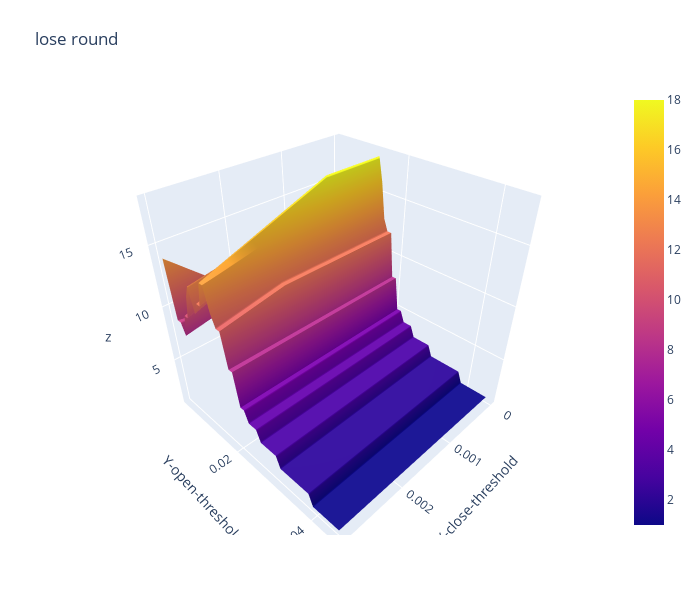

Notebook code for this chart:
### Code cell
import plotly.graph_objects as go

x_data = df_lose_round.columns.to_list() # close threshold

y_data = df_lose_round.index.to_list() # open threshold

z_data = df_lose_round.copy(deep=True) # win rate

fig = go.Figure(data=[go.Surface(z=z_data.values,x=x_data,y=y_data)])

fig.update_layout(title="lose round", # 标题
                  autosize=False,  # 尺度自动缩放
                  width=700,  # 长宽
                  height=600,
                  margin=dict(l=65,r=50,b=65,t=90),  # 4个位置的距离
                  scene=dict(xaxis_title='X-close-threshold',yaxis_title='Y-open-threshold')
                )

fig.show()

### Figure 1 — Plotly figure (JSON) as saved in the notebook; plotly's stock layout.template omitted (floating-point values rounded to 4 significant figures; data arrays with more than 128 entries replaced by an {"elided": "..."} marker saying what was removed)
{"data": [{"type": "surface", "x": [0, 0.001, 0.002, 0.003], "y": [0.0031, 0.0032, 0.0035, 0.004, 0.005, 0.006, 0.007, 0.008, 0.009, 0.01, 0.011, 0.012, 0.013, 0.014, 0.015, 0.016, 0.017, 0.018, 0.019, 0.02, 0.021, 0.022, 0.023, 0.024, 0.025, 0.026, 0.027, 0.028, 0.029, 0.03, 0.031, 0.032, 0.033, 0.034, 0.035, 0.036, 0.037, 0.038, 0.039, 0.04, 0.041, 0.042, 0.043, 0.044, 0.045], "z": {"elided": "45x4 int values"}}], "layout": {"autosize": false, "height": 600, "margin": {"b": 65, "l": 65, "r": 50, "t": 90}, "scene": {"xaxis": {"title": {"text": "X-close-threshold"}}, "yaxis": {"title": {"text": "Y-open-threshold"}}}, "title": {"text": "lose round"}, "width": 700}}
